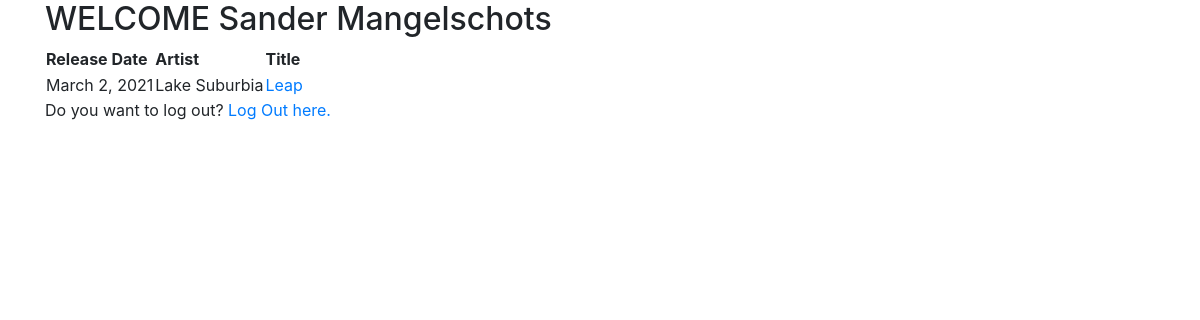
Page / (signed in) on the earlier database version.
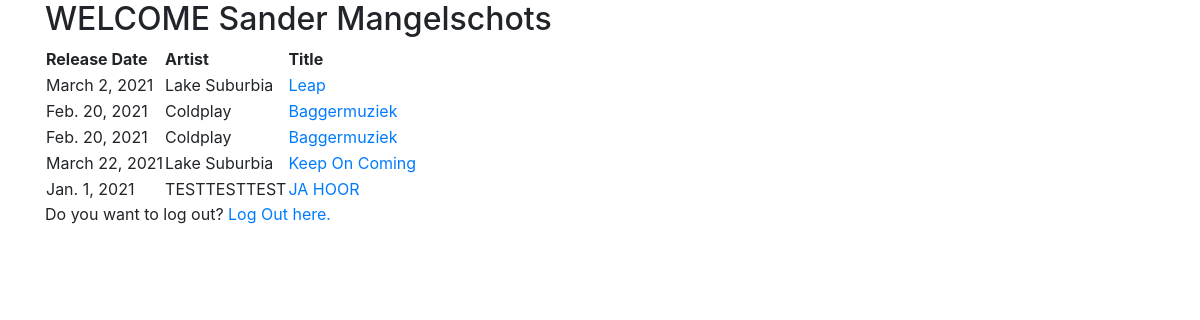
Same page on the later database version.
### ReleasesApp/models.py (models this page shows, shortened)
class User(AbstractUser):
    pass

class Release(models.Model):
    release_date = models.DateField()
    title = CharField(max_length=100)
    artist = CharField(max_length=100)

### ReleasesApp/views.py (the view)
# urls.py: path("", views.index, name="index"),
def index(request):
    if request.user.is_authenticated:
        releases = Release.objects.all()
        return render(request, "releases/index.html", {
            "firstname": request.user.first_name,
            "lastname": request.user.last_name,
            "releases":releases
        })
    else:
        return HttpResponseRedirect(reverse("login"))

### ReleasesApp/templates/releases/index.html (shortened to what this page needs)
{% extends "releases/layout.html" %}
{% block body %}
<h2>WELCOME {{ firstname }} {{lastname}}</h2>
    <table>
        <tr>
            <th>Release Date</th>
            <th>Artist</th>
            <th>Title</th>
        </tr>
        {% for i in releases %}
            <tr>
                <td>{{i.release_date}}</td>
                <td>{{i.artist}}</td>
                <td><a href="releases/{{i.id}}">{{i.title}}</a></td>
            </tr>
        {% endfor %}
    </table>
    <p>Do you want to log out? <a href="{% url 'login' %}">Log Out here.</a> </p>
{% endblock %}

### ReleasesApp/templates/releases/layout.html (shortened to what this page needs)
{% load static %}
<!DOCTYPE html>
<html lang="en">
    <head>
        <link rel="stylesheet" href="https://stackpath.bootstrapcdn.com/bootstrap/4.4.1/css/bootstrap.min.css">
    </head>
    <body>
        <div class="container">
            {% block body %}
            {% endblock %}
        </div>
    </body>
</html>

Differences in the rows shown:
added Release: release_date "Feb. 20, 2021", artist "Coldplay", title "Baggermuziek"
added Release: release_date "Feb. 20, 2021", artist "Coldplay", title "Baggermuziek"
added Release: release_date "March 22, 2021", artist "Lake Suburbia", title "Keep On Coming"
added Release: release_date "Jan. 1, 2021", artist "TESTTESTTEST", title "JA HOOR"
